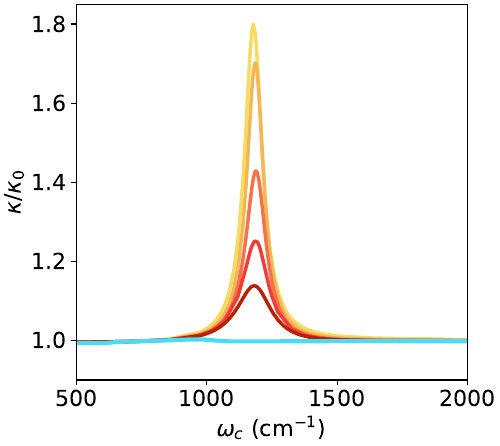

Recreate this plot in Python.
from numpy import kron as ꕕ
from matplotlib import cm as colm
import numpy as np
import matplotlib.pyplot as plt
plt.rcParams.update({'font.size': 16})

width= 5
aspect_ratio= 1.12
fig_size = (width, width / aspect_ratio)
plt.figure(figsize=fig_size, constrained_layout=True)

color = ['#ef5777', '#48dbfb', '#8854d0', '#079992', '#e58e26',"#ff9ff3"]

def plot_curve(filename, label, scalefactor, c = 'black', lw = 2.5):
    data = np.genfromtxt(filename)
    idmax = np.argmin(np.abs(data[:, 0] - 1183))
    plt.plot(data[:, 0], data[:, 4]/scalefactor, label = label, c = c, lw = lw)

data_no_cav = np.genfromtxt(f"fig3a_nocav.out")
plt.xlim(500, 2000)
plt.xlabel(r'$\omega_c$ $(\mathrm{cm}^{-1})$')
plt.ylabel(r'$\kappa /\kappa_0$')
 
 
plot_curve(f"fig3b-lifetime-100.out", r'100', data_no_cav[0, 4], c ='#F6DA62')
plot_curve(f"fig3b-lifetime-200.out", r'200', data_no_cav[0, 4], c = '#F4B757')
plot_curve(f"fig3b-lifetime-500.out", r'500', data_no_cav[0, 4], c = '#F3734C')
plot_curve(f"fig3b-lifetime-1000.out", r'1000', data_no_cav[0, 4], '#F13D36')
plot_curve(f"fig3b-lifetime-2000.out", r'2000', data_no_cav[0, 4], c = '#B62203')
 
plot_curve("fig3b-lifetime-infty.out", r'infinity', data_no_cav[0, 4], c = '#48dbfb',  lw = 3)
 

plt.ylim(0.9, 1.85)
plt.savefig('fig3b.pdf')